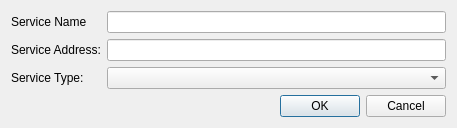
<?xml version="1.0" encoding="UTF-8"?>
<ui version="4.0">
    <class>EditServiceDialog</class>
    <widget class="QDialog" name="EditServiceDialog">
        <property name="geometry">
            <rect>
                <x>0</x>
                <y>0</y>
                <width>457</width>
                <height>126</height>
            </rect>
        </property>
        <property name="windowTitle">
            <string>Edit Service</string>
        </property>
        <layout class="QVBoxLayout" name="verticalLayout">
            <item>
                <layout class="QFormLayout" name="formLayout">
                    <property name="fieldGrowthPolicy">
                        <enum>QFormLayout::AllNonFixedFieldsGrow</enum>
                    </property>
                    <item row="0" column="0">
                        <widget class="QLabel" name="label">
                            <property name="text">
                                <string>Service Name</string>
                            </property>
                            <property name="buddy">
                                <cstring>serviceName</cstring>
                            </property>
                        </widget>
                    </item>
                    <item row="0" column="1">
                        <widget class="QLineEdit" name="serviceName">
                            <property name="toolTip">
                                <string>The label associated with this service.</string>
                            </property>
                        </widget>
                    </item>
                    <item row="1" column="0">
                        <widget class="QLabel" name="label_2">
                            <property name="text">
                                <string>Service Address:</string>
                            </property>
                            <property name="buddy">
                                <cstring>serviceAddress</cstring>
                            </property>
                        </widget>
                    </item>
                    <item row="1" column="1">
                        <widget class="QValidatedLineEdit" name="serviceAddress">
                            <property name="toolTip">
                                <string>The address associated with this service.</string>
                            </property>
                        </widget>
                    </item>
                    <item row="2" column="0">
                        <widget class="QLabel" name="label_3">
                            <property name="text">
                                <string>Service Type:</string>
                            </property>
                            <property name="buddy">
                                <cstring>serviceType</cstring>
                            </property>
                        </widget>
                    </item>
                    <item row="2" column="1">
                        <widget class="QComboBox" name="serviceType">
                            <property name="toolTip">
                                <string>The type of service.</string>
                            </property>
                        </widget>
                    </item>
                </layout>
            </item>
            <item>
                <widget class="QDialogButtonBox" name="buttonBox">
                    <property name="orientation">
                        <enum>Qt::Horizontal</enum>
                    </property>
                    <property name="standardButtons">
                        <set>QDialogButtonBox::Cancel|QDialogButtonBox::Ok</set>
                    </property>
                </widget>
            </item>
        </layout>
    </widget>
    <customwidgets>
        <customwidget>
            <class>QValidatedLineEdit</class>
            <extends>QLineEdit</extends>
            <header>qvalidatedlineedit.h</header>
        </customwidget>
    </customwidgets>
    <resources/>
    <connections>
        <connection>
            <sender>buttonBox</sender>
            <signal>accepted()</signal>
            <receiver>EditServiceDialog</receiver>
            <slot>accept()</slot>
            <hints>
                <hint type="sourcelabel">
                    <x>20</x>
                    <y>20</y>
                </hint>
                <hint type="destinationlabel">
                    <x>20</x>
                    <y>20</y>
                </hint>
            </hints>
        </connection>
        <connection>
            <sender>buttonBox</sender>
            <signal>rejected()</signal>
            <receiver>EditServiceDialog</receiver>
            <slot>reject()</slot>
            <hints>
                <hint type="sourcelabel">
                    <x>20</x>
                    <y>20</y>
                </hint>
                <hint type="destinationlabel">
                    <x>20</x>
                    <y>20</y>
                </hint>
            </hints>
        </connection>
    </connections>
</ui>
